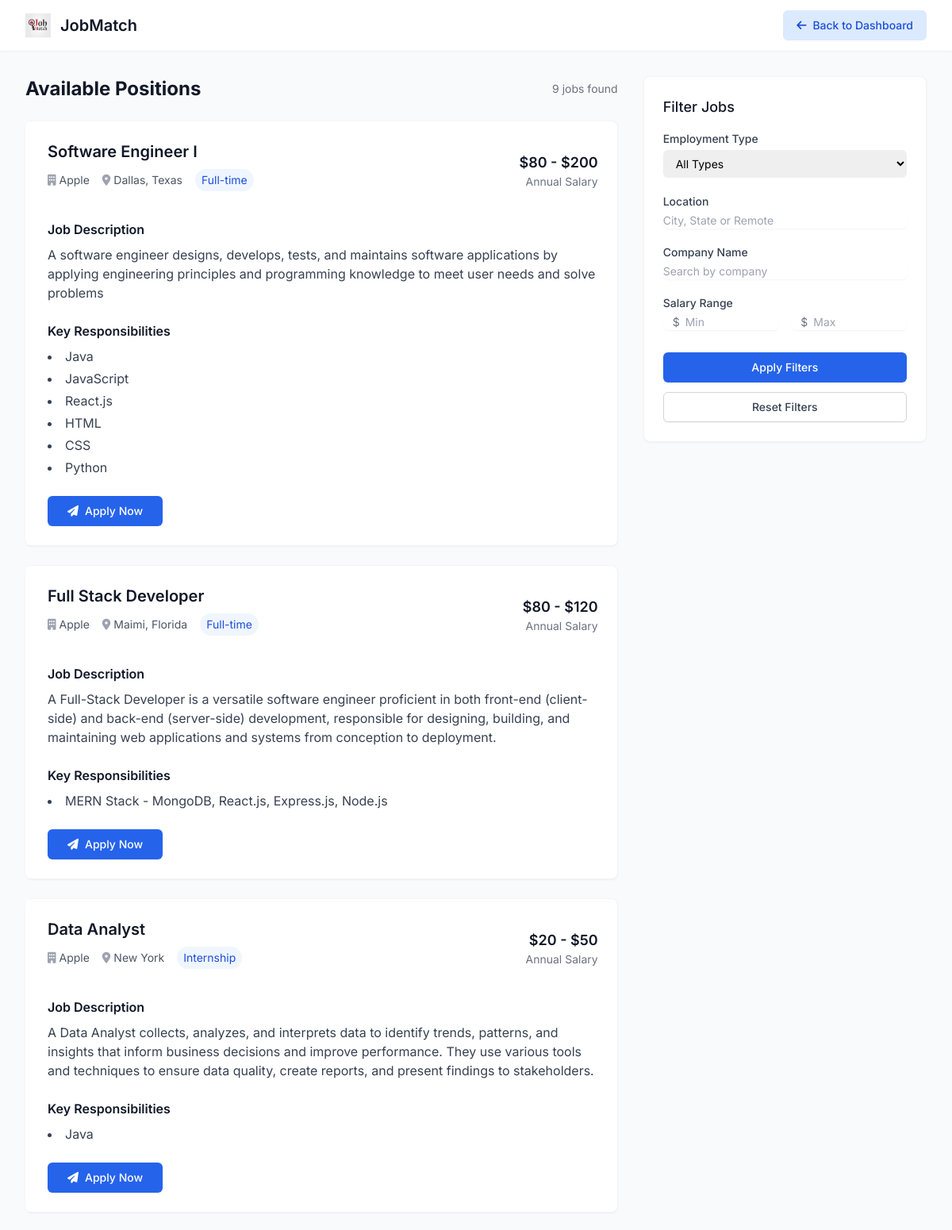
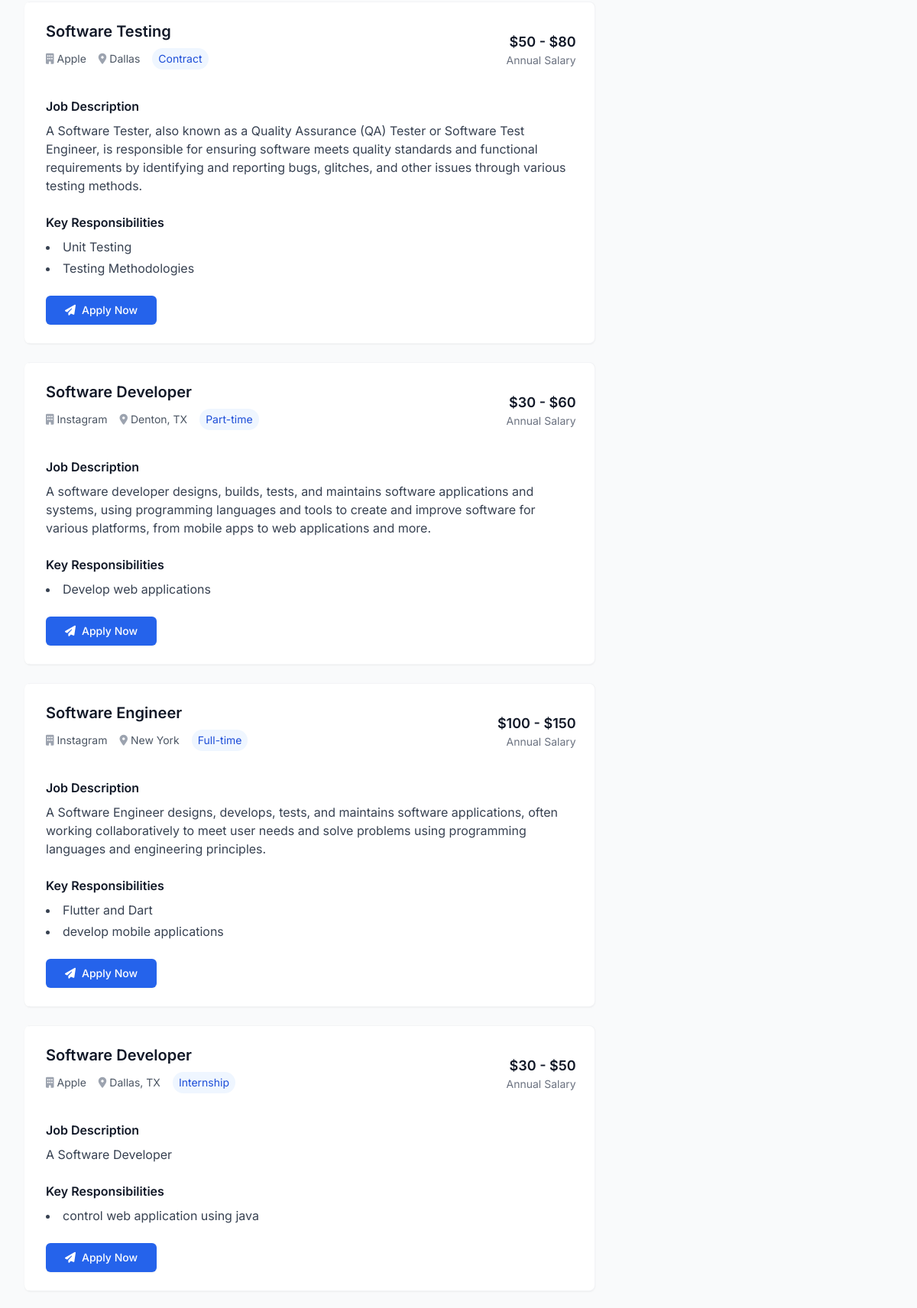
The app's page /applications (upper part) with its own data (2 pictures, top to bottom).
### app.py (models this page shows, shortened)
class JobPost(db.Model):
    __tablename__ = 'job_posts'  # Table name in the database
    id = db.Column(db.Integer, primary_key=True)
    job_title = db.Column(db.String(100), nullable=False)
    location = db.Column(db.String(100), nullable=False)
    employment_type = db.Column(db.String(50), nullable=False)
    salary_from = db.Column(db.Integer)
    salary_to = db.Column(db.Integer)
    job_description = db.Column(db.Text, nullable=False)
    key_responsibilities = db.Column(db.Text)
    company_name = db.Column(db.String(100), nullable=False)
    email = db.Column(db.String(100), nullable=False)
    logo_filename = db.Column(db.String(100))  # Filename of the uploaded logo image

### app.py (the view)
@app.route('/applications', methods=['GET'])
def job_listings():
    employment_type = request.args.get('employment_type')
    location = request.args.get('location')
    salary_from = request.args.get('salary_from', type=int)
    salary_to = request.args.get('salary_to', type=int)
    query = JobPost.query
    if employment_type:
        query = query.filter_by(employment_type=employment_type)
    if location:
        query = query.filter(JobPost.location.ilike(f"%{location}%"))
    if salary_from is not None:
        query = query.filter(JobPost.salary_from >= salary_from)
    if salary_to is not None:
        query = query.filter(JobPost.salary_to <= salary_to)
    jobs = query.all()
    return render_template('applications.html', jobs=jobs)

### Templates/applications.html (shortened to what this page needs)
<!DOCTYPE html>
<html lang="en">
<head>
    <link href="https://cdnjs.cloudflare.com/ajax/libs/font-awesome/6.4.0/css/all.min.css" rel="stylesheet"/>
    <link href="https://cdn.jsdelivr.net/npm/tailwindcss@2.2.19/dist/tailwind.min.css" rel="stylesheet">
</head>
<body class="bg-gray-50 min-h-screen">
    <nav class="bg-white shadow-sm">
        <div class="max-w-7xl mx-auto px-4 sm:px-6 lg:px-8">
            <div class="flex justify-between h-16 items-center">
                <div class="flex items-center">
                    <img class="h-8 w-auto" src="static/img/logo.png" alt="Logo"/>
                    <span class="ml-3 text-xl font-semibold text-gray-900">JobMatch</span>
                </div>
                <div>
                    <a href="{{ url_for('app_tracker') }}"
                       class="inline-flex items-center px-4 py-2 border border-transparent text-sm font-medium rounded-md text-blue-700 bg-blue-100 hover:bg-blue-200 transition-colors">
                       <i class="fas fa-arrow-left mr-2"></i> Back to Dashboard
                    </a>
                </div>
            </div>
        </div>
    </nav>
    <main class="max-w-7xl mx-auto py-8 px-4 sm:px-6 lg:px-8">
        <div class="grid grid-cols-1 lg:grid-cols-12 gap-8">
            <div class="lg:col-span-8">
                <div class="flex justify-between items-center mb-6">
                    <h1 class="text-2xl font-bold text-gray-900">Available Positions</h1>
                    <span class="text-sm text-gray-500">{{ jobs|length }} jobs found</span>
                </div>
                <div id="job-listings" class="space-y-6">
                    {% for job in jobs %}
                    <div class="job-item bg-white rounded-lg shadow-sm p-6 border border-gray-100"
                         data-employment-type="{{ job.employment_type }}"
                         data-location="{{ job.location.lower() }}"
                         data-company-name="{{ job.company_name.lower() }}"
                         data-salary-from="{{ job.salary_from }}"
                         data-salary-to="{{ job.salary_to }}">
                        <div class="flex flex-col md:flex-row justify-between items-start md:items-center">
                            <div class="mb-4 md:mb-0">
                                <h3 class="text-xl font-semibold text-gray-900">{{ job.job_title }}</h3>
                                <div class="flex items-center mt-2 space-x-4">
                                    <span class="text-sm text-gray-600 flex items-center">
                                        <i class="fas fa-building mr-1 text-gray-400"></i> {{ job.company_name }}
                                    </span>
                                    <span class="text-sm text-gray-600 flex items-center">
                                        <i class="fas fa-map-marker-alt mr-1 text-gray-400"></i> {{ job.location }}
                                    </span>
                                    <span class="text-sm px-2 py-1 bg-blue-50 text-blue-700 rounded-full">
                                        {{ job.employment_type }}
                                    </span>
                                </div>
                            </div>
                            <div class="text-right">
                                <p class="text-lg font-semibold text-gray-900">${{ "{:,}".format(job.salary_from) }} - ${{ "{:,}".format(job.salary_to) }}</p>
                                <p class="text-sm text-gray-500">Annual Salary</p>
                            </div>
                        </div>
                        <div class="mt-6">
                            <h4 class="text-md font-semibold text-gray-900 mb-2">Job Description</h4>
                            <p class="text-gray-700">{{ job.job_description }}</p>
                        </div>
                        <div class="mt-6">
                            <h4 class="text-md font-semibold text-gray-900 mb-2">Key Responsibilities</h4>
                            <ul class="list-disc list-inside space-y-1 text-gray-700">
                                {% for responsibility in job.key_responsibilities.split('\n') %}
                                <li>{{ responsibility }}</li>
                                {% endfor %}
                            </ul>
                        </div>
                        <form method="POST" action="{{ url_for('apply_for_job', job_post_id=job.id) }}" class="mt-6">
                            <button type="submit" class="apply-btn inline-flex items-center px-6 py-2 border border-transparent text-sm font-medium rounded-md shadow-sm text-white bg-blue-600 hover:bg-blue-700 focus:outline-none focus:ring-2 focus:ring-offset-2 focus:ring-blue-500">
                                <i class="fas fa-paper-plane mr-2"></i> Apply Now
                            </button>
                        </form>
                    </div>
                    {% endfor %}
                </div>
            </div>
            <div class="lg:col-span-4">
                <div class="filter-card bg-white rounded-lg shadow-sm p-6 border border-gray-100">
                    <h2 class="text-lg font-medium text-gray-900 mb-4">Filter Jobs</h2>
                    <form id="filter-form">
                        <div class="space-y-5">
                            <div>
                                <label class="block text-sm font-medium text-gray-700 mb-1">Employment Type</label>
                                <select name="employment_type" class="mt-1 block w-full pl-3 pr-10 py-2 text-base border-gray-300 focus:outline-none focus:ring-blue-500 focus:border-blue-500 sm:text-sm rounded-md">
                                    <option value="">All Types</option>
                                </select>
                            </div>
                            <div>
                                <label class="block text-sm font-medium text-gray-700 mb-1">Location</label>
                                <input type="text" name="location" placeholder="City, State or Remote" class="mt-1 block w-full shadow-sm sm:text-sm rounded-md border-gray-300 focus:ring-blue-500 focus:border-blue-500">
                            </div>
                            <div>
                                <label class="block text-sm font-medium text-gray-700 mb-1">Company Name</label>
                                <input type="text" name="company_name" placeholder="Search by company" class="mt-1 block w-full shadow-sm sm:text-sm rounded-md border-gray-300 focus:ring-blue-500 focus:border-blue-500">
                            </div>
                            <div>
                                <label class="block text-sm font-medium text-gray-700 mb-1">Salary Range</label>
                                <div class="grid grid-cols-2 gap-4">
                                    <div>
                                        <div class="relative rounded-md shadow-sm">
                                            <div class="absolute inset-y-0 left-0 pl-3 flex items-center pointer-events-none">
                                                <span class="text-gray-500 sm:text-sm">$</span>
                                            </div>
                                            <input type="number" name="salary_from" placeholder="Min" class="focus:ring-blue-500 focus:border-blue-500 block w-full pl-7 pr-12 sm:text-sm border-gray-300 rounded-md">
                                        </div>
                                    </div>
                                    <div>
                                        <div class="relative rounded-md shadow-sm">
                                            <div class="absolute inset-y-0 left-0 pl-3 flex items-center pointer-events-none">
                                                <span class="text-gray-500 sm:text-sm">$</span>
                                            </div>
                                            <input type="number" name="salary_to" placeholder="Max" class="focus:ring-blue-500 focus:border-blue-500 block w-full pl-7 pr-12 sm:text-sm border-gray-300 rounded-md">
                                        </div>
                                    </div>
                                </div>
                            </div>
                            <div class="pt-2 space-y-3">
                                <button type="submit" class="w-full flex justify-center py-2 px-4 border border-transparent rounded-md shadow-sm text-sm font-medium text-white bg-blue-600 hover:bg-blue-700 focus:outline-none focus:ring-2 focus:ring-offset-2 focus:ring-blue-500">
                                    Apply Filters
                                </button>
                                <button type="button" id="reset-filters" class="w-full flex justify-center py-2 px-4 border border-gray-300 rounded-md shadow-sm text-sm font-medium text-gray-700 bg-white hover:bg-gray-50 focus:outline-none focus:ring-2 focus:ring-offset-2 focus:ring-blue-500">
                                    Reset Filters
                                </button>
                            </div>
                        </div>
                    </form>
                </div>
            </div>
        </div>
    </main>
</body>
</html>

### Templates/applications.html (style rules this page uses)
body { font-family: 'Inter', sans-serif; }
.job-item { transition: all 0.3s ease; border-left: 4px solid transparent; }
.apply-btn { transition: all 0.2s ease; }
.filter-card { position: sticky; top: 20px; }

### records on screen
JobPost: job_title "Software Engineer I", company_name "Apple", location "Dallas, Texas", employment_type "Full-time", salary_from "80", salary_to "200", job_description "A software engineer designs, develops, tests, and maintains software applications by applying engineering principles and programming knowledge to meet user needs and solve problems", responsibility "Java" "JavaScript" "React.js" "HTML" "CSS" "Python"
JobPost: job_title "Full Stack Developer", company_name "Apple", location "Maimi, Florida", employment_type "Full-time", salary_from "80", salary_to "120", job_description "A Full-Stack Developer is a versatile software engineer proficient in both front-end (client-side) and back-end (server-side) development, responsible for designing, building, and maintaining web applications and systems from conception to deployment.", key_responsibilities "MERN Stack - MongoDB, React.js, Express.js, Node.js"
JobPost: job_title "Data Analyst", company_name "Apple", location "New York", employment_type "Internship", salary_from "20", salary_to "50", job_description "A Data Analyst collects, analyzes, and interprets data to identify trends, patterns, and insights that inform business decisions and improve performance. They use various tools and techniques to ensure data quality, create reports, and present findings to stakeholders.", key_responsibilities "Java"
JobPost: job_title "Software Testing", company_name "Apple", location "Dallas", employment_type "Contract", salary_from "50", salary_to "80", job_description "A Software Tester, also known as a Quality Assurance (QA) Tester or Software Test Engineer, is responsible for ensuring software meets quality standards and functional requirements by identifying and reporting bugs, glitches, and other issues through various testing methods.", responsibility "Unit Testing" "Testing Methodologies"
JobPost: job_title "Software Developer", company_name "Instagram", location "Denton, TX", employment_type "Part-time", salary_from "30", salary_to "60", job_description "A software developer designs, builds, tests, and maintains software applications and systems, using programming languages and tools to create and improve software for various platforms, from mobile apps to web applications and more.", key_responsibilities "Develop web applications"
JobPost: job_title "Software Engineer", company_name "Instagram", location "New York", employment_type "Full-time", salary_from "100", salary_to "150", job_description "A Software Engineer designs, develops, tests, and maintains software applications, often working collaboratively to meet user needs and solve problems using programming languages and engineering principles.", responsibility "Flutter and Dart" "develop mobile applications"
JobPost: job_title "Software Developer", company_name "Apple", location "Dallas, TX", employment_type "Internship", salary_from "30", salary_to "50", job_description "A Software Developer", key_responsibilities "control web application using java"

### other values on screen
{{ jobs|length }} "9"
